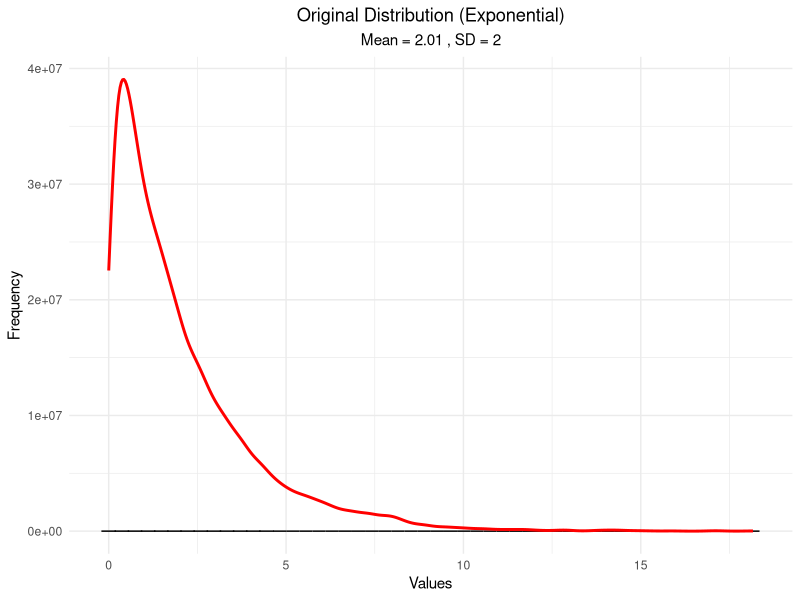
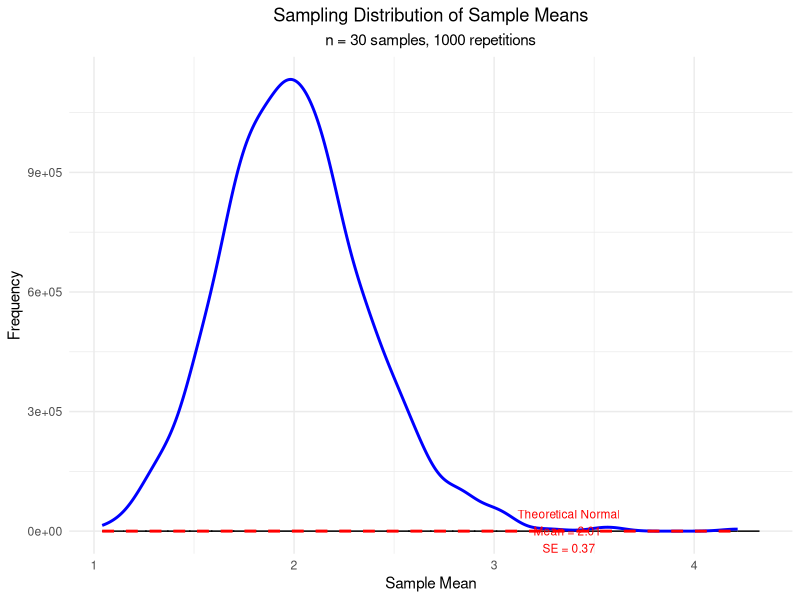
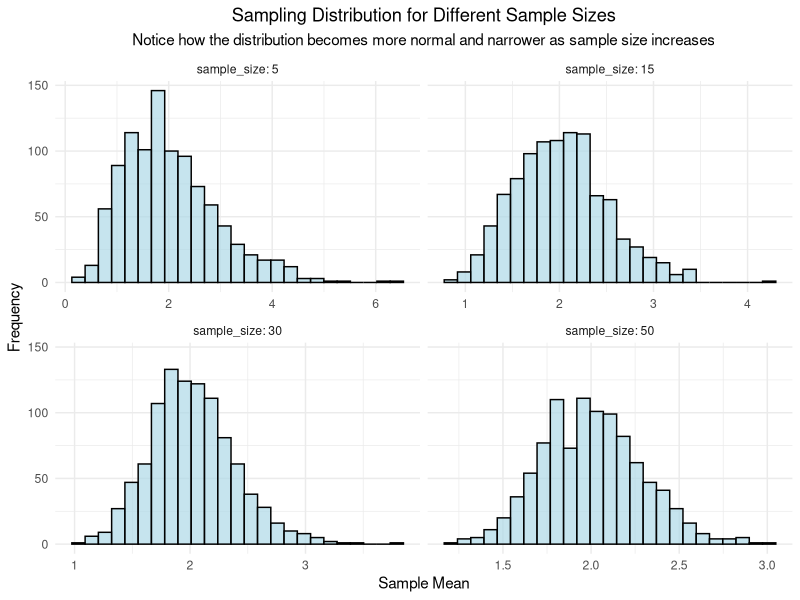
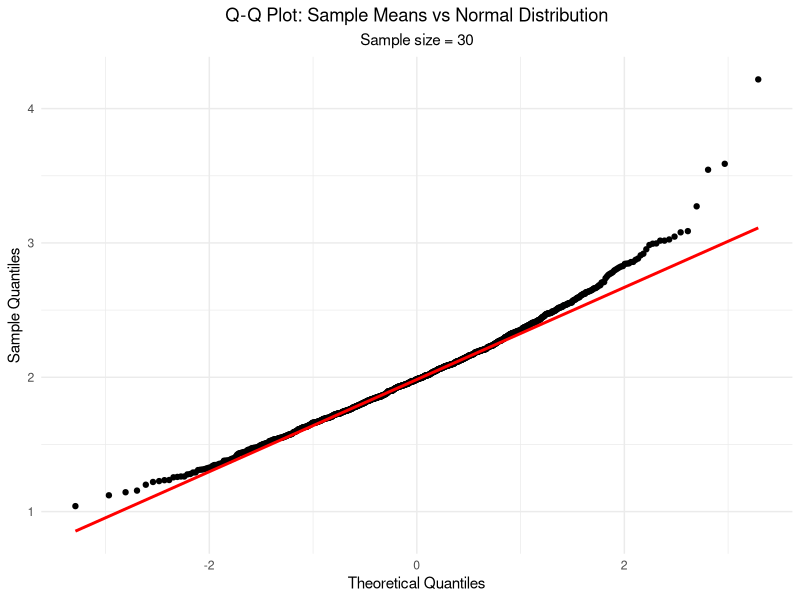

These figures' R source, in order:
## ---- chunk 1
#| echo: true
#| warning: false
#| message: false

# Check and install required packages
required_packages <- c("ggplot2", "dplyr")

# Function to install packages if not already installed
install_if_missing <- function(packages) {
  for(pkg in packages) {
    if(!require(pkg, character.only = TRUE, quietly = TRUE)) {
      install.packages(pkg, dependencies = TRUE)
      library(pkg, character.only = TRUE)
    } else {
      library(pkg, character.only = TRUE)
    }
  }
}

# Install and load packages
install_if_missing(required_packages)

# Set seed for reproducibility
set.seed(123)

# Create a skewed distribution (exponential distribution)
n_population <- 10000
original_distribution <- rexp(n_population, rate = 0.5)

# Create a data frame for plotting
df_original <- data.frame(values = original_distribution)

# Plot the original distribution
ggplot(df_original, aes(x = values)) +
  geom_histogram(bins = 50, fill = "steelblue", alpha = 0.7, color = "black") +
  geom_density(aes(y = after_stat(count) * max(after_stat(count)) / max(after_stat(density))), 
               color = "red", linewidth = 1) +
  labs(title = "Original Distribution (Exponential)",
       subtitle = paste("Mean =", round(mean(original_distribution), 2), 
                       ", SD =", round(sd(original_distribution), 2)),
       x = "Values", y = "Frequency") +
  theme_minimal() +
  theme(plot.title = element_text(hjust = 0.5),
        plot.subtitle = element_text(hjust = 0.5))
## ---- chunk 2
#| echo: true

# Parameters for sampling
n_samples <- 1000  # Number of samples to take
sample_size <- 30  # Size of each sample

# Take samples and calculate means
sample_means <- numeric(n_samples)

for(i in 1:n_samples) {
  sample_data <- sample(original_distribution, size = sample_size, replace = TRUE)
  sample_means[i] <- mean(sample_data)
}

# Create data frame for sample means
df_sample_means <- data.frame(sample_mean = sample_means)

# Calculate theoretical parameters
theoretical_mean <- mean(original_distribution)
theoretical_se <- sd(original_distribution) / sqrt(sample_size)

cat("Original distribution mean:", round(theoretical_mean, 3), "\n")
cat("Original distribution SD:", round(sd(original_distribution), 3), "\n")
cat("Sample means mean:", round(mean(sample_means), 3), "\n")
cat("Sample means SD:", round(sd(sample_means), 3), "\n")
cat("Theoretical SE:", round(theoretical_se, 3), "\n")
## ---- chunk 3
#| echo: true

# Create the sampling distribution plot
ggplot(df_sample_means, aes(x = sample_mean)) +
  geom_histogram(bins = 30, fill = "lightgreen", alpha = 0.7, color = "black") +
  geom_density(aes(y = after_stat(count) * max(after_stat(count)) / max(after_stat(density))), 
               color = "blue", linewidth = 1) +
  # Add theoretical normal curve
  stat_function(fun = function(x) {
    dnorm(x, mean = theoretical_mean, sd = theoretical_se) * 
      max(hist(sample_means, breaks = 30, plot = FALSE)$counts) / 
      max(dnorm(seq(min(sample_means), max(sample_means), length.out = 100), 
                mean = theoretical_mean, sd = theoretical_se))
  }, color = "red", linewidth = 1, linetype = "dashed") +
  labs(title = "Sampling Distribution of Sample Means",
       subtitle = paste("n =", sample_size, "samples,", n_samples, "repetitions"),
       x = "Sample Mean", y = "Frequency") +
  theme_minimal() +
  theme(plot.title = element_text(hjust = 0.5),
        plot.subtitle = element_text(hjust = 0.5)) +
  annotate("text", x = max(sample_means) * 0.8, y = max(hist(sample_means, breaks = 30, plot = FALSE)$counts) * 0.8,
           label = paste("Theoretical Normal\nMean =", round(theoretical_mean, 2), "\nSE =", round(theoretical_se, 2)),
           color = "red", size = 3)
## ---- chunk 4
#| echo: true

# Function to generate sampling distribution for different sample sizes
generate_sampling_dist <- function(sample_size, n_samples = 1000) {
  sample_means <- numeric(n_samples)
  for(i in 1:n_samples) {
    sample_data <- sample(original_distribution, size = sample_size, replace = TRUE)
    sample_means[i] <- mean(sample_data)
  }
  return(data.frame(sample_mean = sample_means, sample_size = sample_size))
}

# Generate sampling distributions for different sample sizes
sample_sizes <- c(5, 15, 30, 50)
sampling_dists <- lapply(sample_sizes, function(n) generate_sampling_dist(n, 1000))
all_sampling_dists <- do.call(rbind, sampling_dists)

# Plot all sampling distributions
ggplot(all_sampling_dists, aes(x = sample_mean)) +
  geom_histogram(bins = 25, fill = "lightblue", alpha = 0.7, color = "black") +
  facet_wrap(~sample_size, scales = "free_x", labeller = label_both) +
  labs(title = "Sampling Distribution for Different Sample Sizes",
       subtitle = "Notice how the distribution becomes more normal and narrower as sample size increases",
       x = "Sample Mean", y = "Frequency") +
  theme_minimal() +
  theme(plot.title = element_text(hjust = 0.5),
        plot.subtitle = element_text(hjust = 0.5))
## ---- chunk 5
#| echo: true

# Create Q-Q plot for the sampling distribution with n=30
qq_data <- data.frame(sample_means = sample_means)

ggplot(qq_data, aes(sample = sample_means)) +
  stat_qq() +
  stat_qq_line(color = "red", linewidth = 1) +
  labs(title = "Q-Q Plot: Sample Means vs Normal Distribution",
       subtitle = paste("Sample size =", sample_size),
       x = "Theoretical Quantiles", y = "Sample Quantiles") +
  theme_minimal() +
  theme(plot.title = element_text(hjust = 0.5),
        plot.subtitle = element_text(hjust = 0.5))
